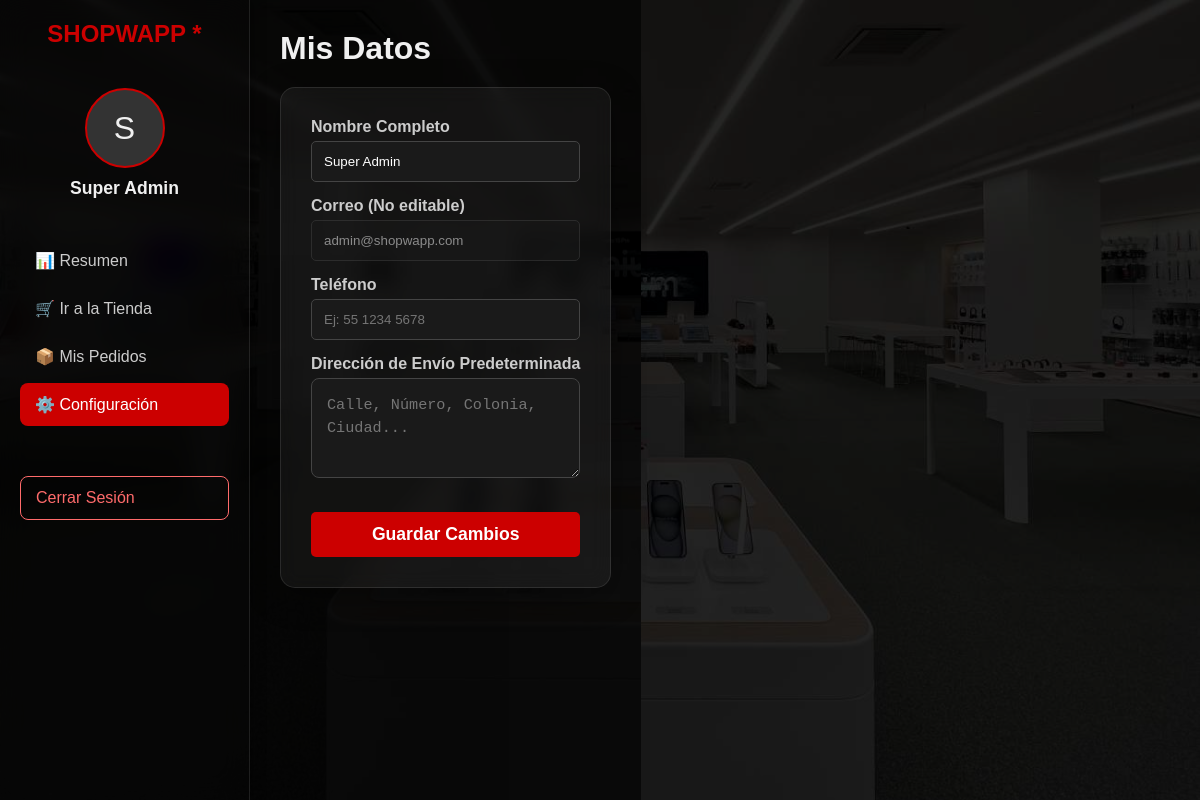
/Showwapp/perfil.php (signed in), run on the app's committed database.
### tables this page shows
CREATE TABLE `usuarios` (
  `id_usuario` int(11) NOT NULL,
  `nombre` varchar(100) NOT NULL,
  `email` varchar(100) NOT NULL,
  `password_hash` varchar(255) NOT NULL,
  `telefono` varchar(20) DEFAULT NULL,
  `fecha_registro` timestamp NOT NULL DEFAULT current_timestamp(),
  `rol` varchar(20) NOT NULL DEFAULT 'cliente'
);

### Showwapp/perfil.php (the view, shortened to what this page needs)
<?php
    include 'php/conexion.php';
    $id_usuario = $_SESSION['usuario_id'];
    $sql = "SELECT * FROM usuarios WHERE id_usuario = '$id_usuario'";
    $res = $con->query($sql);
    $datos = mysqli_fetch_assoc($res);
?>
<!DOCTYPE html>
<html lang="es">
<head>
    <link rel="stylesheet" href="css/dashboard.css">
    <link rel="stylesheet" href="Admin/css/admin.css">
</head>
<body>
    <div class="dashboard-container">
        <nav class="sidebar">
            <div class="logo-dashboard">SHOPWAPP *</div>
            <div class="user-profile">
                <div class="user-avatar"><?php echo strtoupper($datos['nombre'][0]); ?></div>
                <p class="user-name"><?php echo $datos['nombre']; ?></p>
            </div>
            <div class="menu-links">
                <a href="dashboard.php">📊 Resumen</a>
                <a href="index.php">🛒 Ir a la Tienda</a>
                <a href="mis_pedidos.php">📦 Mis Pedidos</a>
                <a href="perfil.php" class="active">⚙️ Configuración</a>
                <a href="php/cerrar_sesion.php" class="logout">Cerrar Sesión</a>
            </div>
        </nav>
        <main class="main-content">
            <h1>Mis Datos</h1>
            <div class="table-container" style="max-width: 600px; margin: 20px 0;">
                <form action="php/actualizar_perfil.php" method="POST">
                    <div class="input-group">
                        <label>Nombre Completo</label>
                        <input type="text" name="nombre" value="<?php echo $datos['nombre']; ?>" required>
                    </div>
                    <div class="input-group">
                        <label>Correo (No editable)</label>
                        <input type="email" value="<?php echo $datos['email']; ?>" disabled style="opacity:0.5;">
                    </div>
                    <div class="input-group">
                        <label>Teléfono</label>
                        <input type="text" name="telefono" value="<?php echo $datos['telefono']; ?>" placeholder="Ej: 55 1234 5678">
                    </div>
                    <div class="input-group">
                        <label>Dirección de Envío Predeterminada</label>
                        <textarea name="direccion" rows="3" placeholder="Calle, Número, Colonia, Ciudad..."><?php echo isset($datos['direccion_envio']) ? $datos['direccion_envio'] : ''; ?></textarea>
                    </div>
                    <button type="submit" class="btn-save">Guardar Cambios</button>
                </form>
            </div>
        </main>
    </div>
</body>
</html>

### Showwapp/css/dashboard.css (style rules this page uses)
* { margin: 0; padding: 0; box-sizing: border-box; font-family: Arial, sans-serif; }
body { background-color: #000; color: white; }
.dashboard-container { display: flex; min-height: 100vh; background-image: url('../imgen/mitienda.jpg'); background-size: cover; background-position: center; background-attachment: fixed; }
.dashboard-container::before { content: ""; position: absolute; top: 0; left: 0; right: 0; bottom: 0; background-color: rgba(0, 0, 0, 0.85); z-index: 0; }
.sidebar { position: relative; z-index: 1; width: 250px; background-color: rgba(0, 0, 0, 0.5); backdrop-filter: blur(10px); border-right: 1px solid rgba(255, 255, 255, 0.1); padding: 20px; display: flex; flex-direction: column; }
.logo-dashboard { font-size: 1.5em; font-weight: bold; color: #cc0000; margin-bottom: 40px; text-align: center; }
.user-profile { text-align: center; margin-bottom: 40px; }
.user-avatar { width: 80px; height: 80px; background-color: #333; border-radius: 50%; margin: 0 auto 10px; border: 2px solid #cc0000; display: flex; align-items: center; justify-content: center; font-size: 2em; }
.user-name { font-weight: bold; font-size: 1.1em; }
.menu-links a { display: block; padding: 12px 15px; color: #ccc; text-decoration: none; border-radius: 8px; margin-bottom: 5px; transition: 0.3s; }
.menu-links a:hover, .menu-links a.active { background-color: #cc0000; color: white; }
.menu-links a.logout { margin-top: 50px; color: #ff6b6b; border: 1px solid #ff6b6b; }
.main-content { position: relative; z-index: 1; flex-grow: 1; padding: 40px; }

### Showwapp/Admin/css/Admin.css (style rules this page uses)
* { margin: 0; padding: 0; box-sizing: border-box; font-family: 'Arial', sans-serif; }
body { background-color: #1c1c1c; color: #f0f0f0; display: flex; min-height: 100vh; }
.sidebar { width: 250px; background-color: rgba(0, 0, 0, 0.6); backdrop-filter: blur(15px); -webkit-backdrop-filter: blur(15px); border-right: 1px solid rgba(255, 255, 255, 0.1); display: flex; flex-direction: column; padding: 20px; position: fixed; height: 100%; z-index: 100; box-shadow: 2px 0 10px rgba(0,0,0,0.5); }
.main-content { margin-left: 250px; flex-grow: 1; padding: 30px; background-image: url('../../imgen/fondo2.jpg'); background-size: cover; background-attachment: fixed; background-position: center; position: relative; }
.main-content::before { content: ""; position: absolute; top: 0; left: 0; right: 0; bottom: 0; background-color: rgba(0, 0, 0, 0.65); z-index: -1; }
.table-container, .form-container { background: rgba(255, 255, 255, 0.05); backdrop-filter: blur(10px); -webkit-backdrop-filter: blur(10px); padding: 30px; border-radius: 15px; border: 1px solid rgba(255, 255, 255, 0.1); box-shadow: 0 8px 32px 0 rgba(0, 0, 0, 0.37); }
.input-group { margin-bottom: 15px; }
label { display: block; margin-bottom: 5px; color: #ccc; font-weight: bold; }
input, select { width: 100%; padding: 12px; background: #1a1a1a; border: 1px solid #444; color: white; border-radius: 5px; }
textarea { width: 100%; padding: 15px; background-color: #1a1a1a; border: 1px solid #444; color: #e0e0e0; border-radius: 8px; font-family: 'Consolas', monospace; font-size: 0.95em; line-height: 1.5; resize: vertical; min-height: 100px; }
.btn-save { background: #cc0000; color: white; border: none; padding: 12px 20px; width: 100%; font-weight: bold; cursor: pointer; margin-top: 15px; font-size: 1.1em; border-radius: 5px; transition: 0.3s; }

### Showwapp/perfil.php (style rules this page uses)
.main-content { margin-left: 250px; background: none; }
body { background-image: url('imgen/mitienda.jpg'); background-size: cover; background-attachment: fixed; }

### data on the page
usuarios: nombre "S", nombre "Super Admin", email "admin@shopwapp.com"
